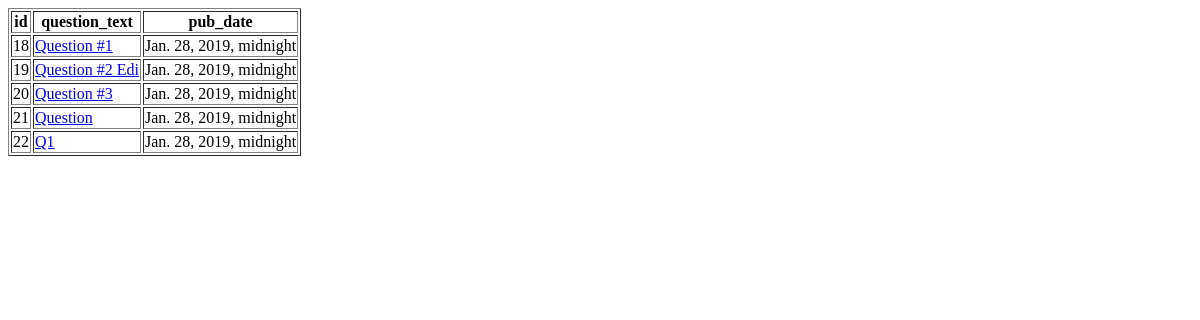
/polls/table_question/, run on an earlier commit of the app's database.
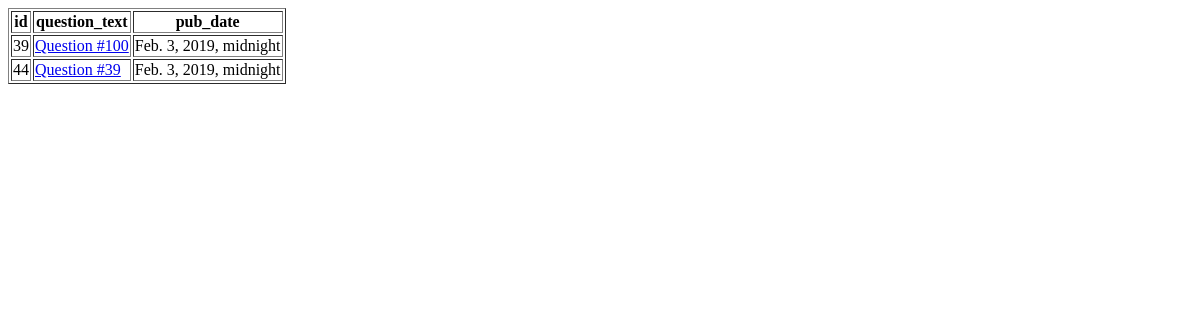
And on a later commit of the database.
### polls/models.py (models this page shows, shortened)
class Question(models.Model):
    question_text = models.CharField(max_length=200)
    pub_date = models.DateTimeField('date published')

### polls/views.py (the view)
# urls.py: path('table_question/', views.show_table_question, name='show_table_question'),
def show_table_question(request):
    question_fields = Question._meta.fields
    question_list = Question.objects.values_list().all()
    context = {"question_fields": question_fields,
            "question_list": question_list,}
    return render(request, 'polls/table_question.html',context)

### polls/templates/polls/table_question.html (shortened to what this page needs)
<!DOCTYPE html>
<html lang="en">
<head>
</head>
<body>
<table border="1">
    <tr>
        {% for field in question_fields%}
            <th>{{field.name}}</th>
        {% endfor%}
    </tr>
    {% for qst in question_list%}
    <tr>
        {% for attr in qst%}
            {% if forloop.counter0 == 1 %}
                <td><a href="{% url 'polls:show_table_choice' qst.0 %}">{{attr}}</a></td>
            {% else %}
                <td>{{attr}}</td>
            {% endif %}
        {% endfor%}
    </tr>
    {% endfor%}
</table>
</body>

What changed in the data, as far as the page shows it:
removed Question: qst "18" "Jan. 28, 2019, midnight", qst "Question #1"
removed Question: qst "19" "Jan. 28, 2019, midnight", qst "Question #2 Edi"
removed Question: qst "20" "Jan. 28, 2019, midnight", qst "Question #3"
removed Question: qst "21" "Jan. 28, 2019, midnight", qst "Question"
removed Question: qst "22" "Jan. 28, 2019, midnight", qst "Q1"
added Question: qst "39" "Feb. 3, 2019, midnight", qst "Question #100"
added Question: qst "44" "Feb. 3, 2019, midnight", qst "Question #39"
